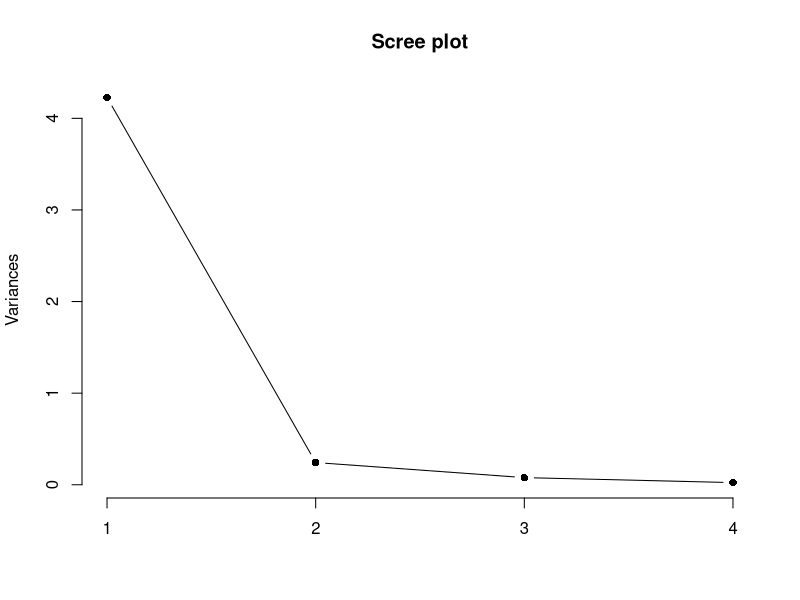
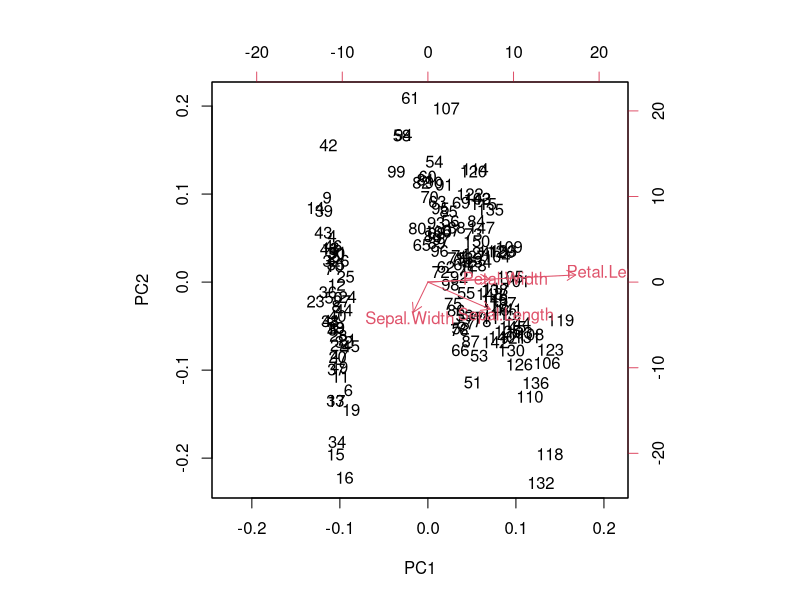
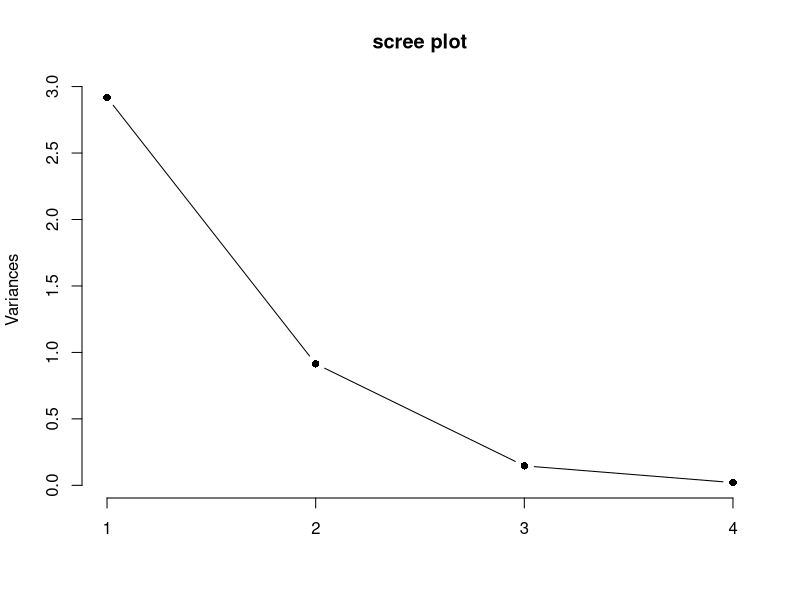
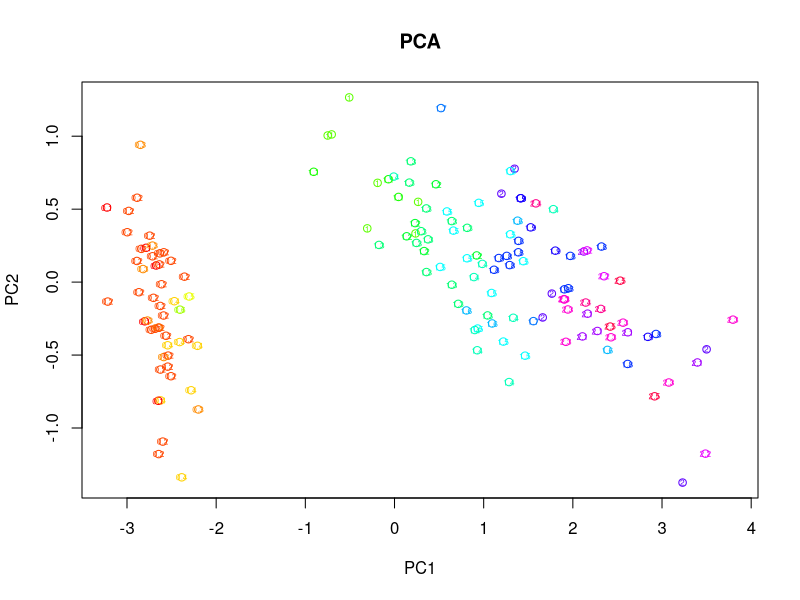
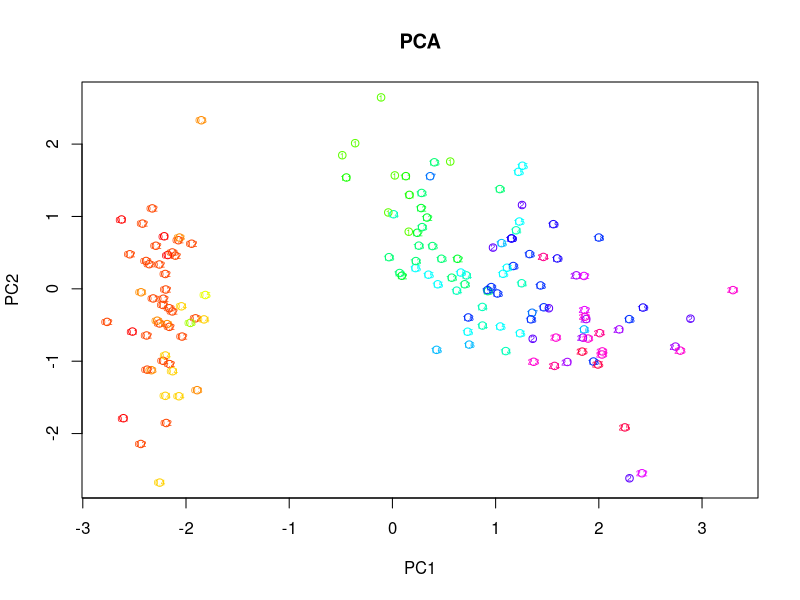

The R script that drew these images, in order:
### aula 4 - Análise de Componente Principal (PCA)
### a ideia do pca é reduzir ou simplificar modelos
## caso vc tenha muitas variáveis num modelo, aplicando PCA é possível identificar os componentes principais,
# excluindo aqueles não tão relevantes para o modelo.


## verifica as primeiras linhas da base
head(iris)

## Passo 0 - Configurando ambiente
#Antes de começar a implementação configure o _workspace_ e importe todos os pacotes e execute o preprocessamento
# da base

# Extraindo informações da base, selecionando só as colunas 1 a 4. Coluna 5 não é uma variável. Não tem nada
# antes da virgula, o q significa q pega todas as linhas.
dados <- iris[,1:4]

dim(iris)
## dá a dimensão da base, 150 linhas e 5 colunas

dim(dados)

summary(iris)

## PASSO 1 - Análise de Componentes Principais

pca <- prcomp(x = dados, center = TRUE, scale. = FALSE)
## define a base 'dados' como entrada, define que está centralizado, scale. = false significa que não é pra 
# normalizar os dados.
## perceba q rodando não ocorre output nenhum

print(pca)
## aí ele vai dar uma matriz de valores pra cada variável. Pra entender isso aí é melhor fazer:
summary(pca)
## o retorno vai ser Importância dos componentes, dando desvio padrão pra cada componente, a proporção de 
# variância e a proporção cumulativa.
# Veja que a proporção da variancia do PC1 é muito grande, do PC4 e 3 é bem pequena.

## colocando isso num gráfico:
plot(pca, type = 'l', pch = 16, main = "Scree plot")
## Percebe-se q com 1 componente temos 4 variâncias
# com dois já cai pra menos de 1 e com 4 se aproxima de 0
# Portanto, dá pra ve q com 1 componente é possível explicar
## praticamente toda a variancia acumulada

## OU SEJA, 4 variáveis não são necessárias, apenas uma
## já é responsável por quase toda a variância.

## despois de gerar um gráfico é sempre interessante 
# clicar no x pra remove-lo e evitar sobreposição.


par(bg=NA); biplot(pca)
## gera autovetores: petal.lenght e petal.width estão em
## cima do mesmo vetos, portanto eles devem estar dando
## informações muito parecidas
## Agora, sepal.witdth e sepal.lenght tem vetores em direções
## bem diferentes
## bg= cor de fundo

## PASSO 2 - ANALISE DE COMPONENTES PRINCIPAIS E NORMALIZAÇÃO

# Executando a redução de dimensionalidade com o prcomp com normalização de dados

# função prcomp para criar os autovetores e autovalores da base de dados usando
# a normalização dos atributos, isto é, scale. = TRUE

# redução da dimensionalidade:
pca2 <- prcomp(x = dados, center = TRUE, scale. = TRUE)

print(pca2)
## percebe q os valores são diferentes em relação ao pca, sendo q só mudamos a normalização

summary(pca2)
## perceba a diferença, agora a proporção da variância do pc1 caiu pra 0.72;
## já o pc2 subiu pra 0.228. Assim, fazendo o ajuste da normalização, talvez fizesse mais sentido
## usar os dois componentes, ao invés de apenas 1

# veja no gráfico
plot(pca2, type = 'l', pch = 16, main = "scree plot")
# componente 1 com 3 variâncias e componente 2 com uma variância.

## RESULTADOS
# O conjunto de dados de 4 variáveis pode ser simplificado para uma única (PCA1, eigenvalue>4)
# Foi possível melhor visualizar o conjunto de dados, permitindo verificar visualmente dois grupos de lírios
# Foi possível construir um modelo preditivo, por meio do qual baseado nas medições de
# tamanho e comprimento das sépalas e pétalas, informa-se qual espécie de lírio determinada
#planta pertence

# A única variável necessária é, portanto, PC1

# escalonamento (normalização) faz com que cada atributo passe a ter variância unitária, de
# modo a equilibrar a contribuição de cada uma delas na analise de componentes principais.
# Quando se tem features que tem alta variancia comparado com as demais, a grande variância desses
# pequenos grupos vai enviesar os autovetores. Aí talvez seja válido normalizar 

# Por outro lado, essa normalização vai diminuir a variância acumulada nos primeiros componentes,
# o que faz com que, em geral, tenha-se q considerar mais atributos para explicar os dados.


### PASSO 3
# Aplique a redução de dimensionalidade com a técnica PCA e gere um gráfico de dispersão dos
# dados. As colunas 1 a 4 são usadas

# gerando o gráfico de dispersão:
colors <- rainbow(length(unique(as.factor(iris[,4]))))
names(colors) <- unique(iris[,4])

## plotando o gráfico. lembrar que definimos que x = dados. Com pca$x definimos q queremos
#apenas pca1 e pca2. Main = título. Colors=as.factor - um de cada cor
{plot(pca$x[,1:2], main = "PCA", col=colors[as.factor(iris[,4])])
  
  text(pca$x[,1:2], labels=as.factor(iris[,4]), col=colors[as.factor(iris[,4])], cex=0.5)}

## Perceba q uma espécie é totalmente distinguivel das outras duas
# mas o verde e o azul/roxo ficam mais ou menos juntos

### normalizando a especie verde já fica um pouco mais diferenciada da azul/roxa
{plot(pca2$x[,1:2], main = "PCA", col=colors[as.factor(iris[,4])])
  
  text(pca2$x[,1:2], labels=as.factor(iris[,4]), col=colors[as.factor(iris[,4])], cex=0.5)}

## aí ela fez o mesmo exercício pra uma base bem maior, 600 colunas
## a analise de componente demonstrou q já no componente 38 a variância acumulada chegava a 88%
## logo, daria pra trabalhar apenas com essas 38 variáveis

## PC1 E PC2 não são as variáveis em si, é uma combinação: autovalor e autovetor

